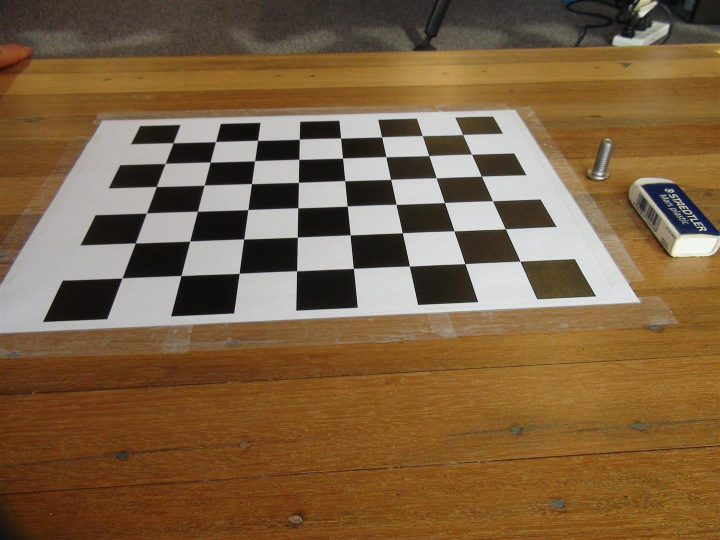
#> input picture data/calibration/cheesboard01.JPG, 1440 x 1080 px (shown at 1/2 size); its folder holds 4 pictures in this run
$ python calibration.py
#> lines starting #> are read from the running program, lines starting #| are printed output that depends on the picture
#!/usr/bin/env python

__author__ = "Caio Stringari"
__copyright__ = "?"
__credits__ = []
__license__ = "GPL"
__version__ = "1.0.1"
__maintainer__ = "Caio Stringari"
__email__ = "caio.eadistringari@uon.edu.au"
__status__ = "production"

import numpy as np
import cv2

def calibrate(frames,pattern=(7,9),method="cheesboard",return_error=False):
    '''Find camera intrinsic parameters.


    Parameters
    ----------
    frames : list, tuple
        list of frames to use in the calibration
    pattern : list, tuple, np.ndarray
        pattern for the search. Default is 7x9
    method : str
        Which method to use. Default is cheesboard.

    Returns
    -------
    K : np.ndarray
        3x3 camera matrix
    dist : np.ndarray
        1x5 distortion vector
    error : optional, np.ndarray
        1xNframes error vector

    Notes
    -----
    This function is based on OpenCV calibration
    https://opencv-python-tutroals.readthedocs.io/en/latest/py_tutorials/py_calib3d/py_calibration/py_calibration.html#calibration
    The algorithm is based on [Zhang2000] and [BouguetMCT]
    Zhang. A Flexible New Technique for Camera Calibration. IEEE Transactions on Pattern Analysis and Machine Intelligence, 22(11):1330-1334, 2000.
    Y.Bouguet. MATLAB calibration tool. http://www.vision.caltech.edu/bouguetj/calib_doc/

    Examples
    --------

    '''
#> called with method = 'cheesboard', return_error = False
    # Only cheesboard method is implemented at the moment
    if method != "cheesboard":
        raise NotImplementedError

    # prepare object points, like (0,0,0), (1,0,0), (2,0,0) ....,(6,5,0)
    objp = np.zeros((pattern[0]*pattern[1],3), np.float32)
    objp[:,:2] = np.mgrid[0:pattern[1],0:pattern[0]].T.reshape(-1,2)

    # arrays to store object points and image points from all the images.
    objpoints = [] # 3d point in real world space
    imgpoints = [] # 2d points in image plane.

    # termination criteria
    criteria = (cv2.TERM_CRITERIA_EPS + cv2.TERM_CRITERIA_MAX_ITER, 300, 0.0001)

    # loop over the images trying to identify the chessboard
    for k,frame in enumerate(frames):
        # read the image as 8 bit
        img = cv2.imread(frame)
#> img is the input picture: shape (1080, 1440, 3); mean B, G, R 66.6, 97.6, 124.8
        gray = cv2.cvtColor(img,cv2.COLOR_BGR2GRAY)
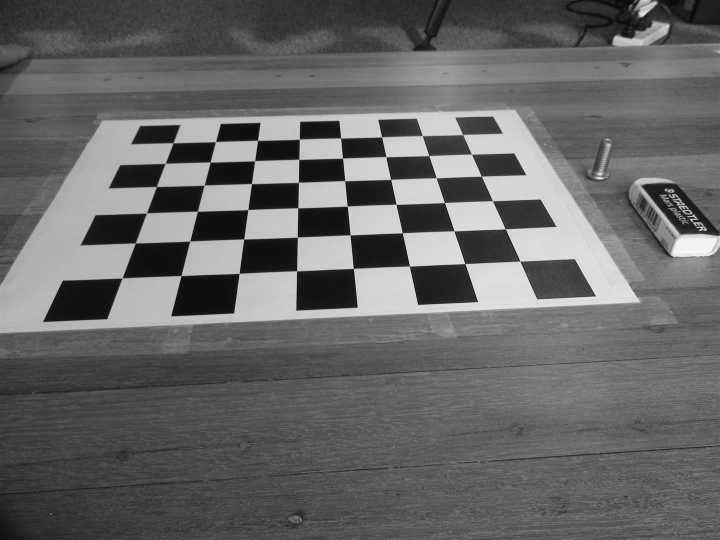
#> gray: shape (1080, 1440) (shown at 1/2 size); min 0, max 254, mean 102.2
        # find the chess board corners
        ret, corners = cv2.findChessboardCorners(gray, (pattern[0],pattern[1]),None)
#> ret = True; corners = 48 rows, first 8: [925.6, 269.6], [943.4, 308.7], [963.3, 352.8], [985.4, 402], [1011.2, 458.4], [1040.4, 522.7], [845, 271.7], [858.1, 311.5]
        # if found, add object points, image points (after refining them)
        if ret == True:
            print (frame," pattern found")
            # refine corners
            corners2 = cv2.cornerSubPix(gray,corners,(11,11),(-1,-1),criteria)
#> corners2 = 48 rows, first 8: [925.7, 269.6], [943.5, 308.7], [963.2, 352.8], [985.5, 402.1], [1011.2, 458.3], [1040.4, 522.6], [845, 271.8], [858.1, 311.6]
            # append
            objpoints.append(objp)
            imgpoints.append(corners2)
            # store the last processed images
            I = gray
            if k >= 10: break
#> pass 2 of the loop in calibrate, `for k,frame in enumerate(frames):`:
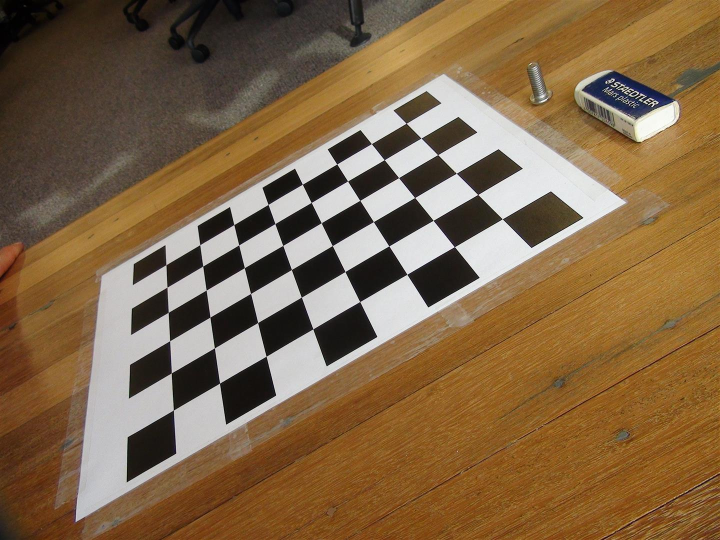
#> input picture data/calibration/cheesboard02.JPG, 1440 x 1080 px (shown at 1/2 size)
#> in calibrate, img is the input picture: shape (1080, 1440, 3); mean B, G, R 71.5, 102.7, 129.3
#> in calibrate, `gray = cv2.cvtColor(img,cv2.COLOR_BGR2GRAY)`:
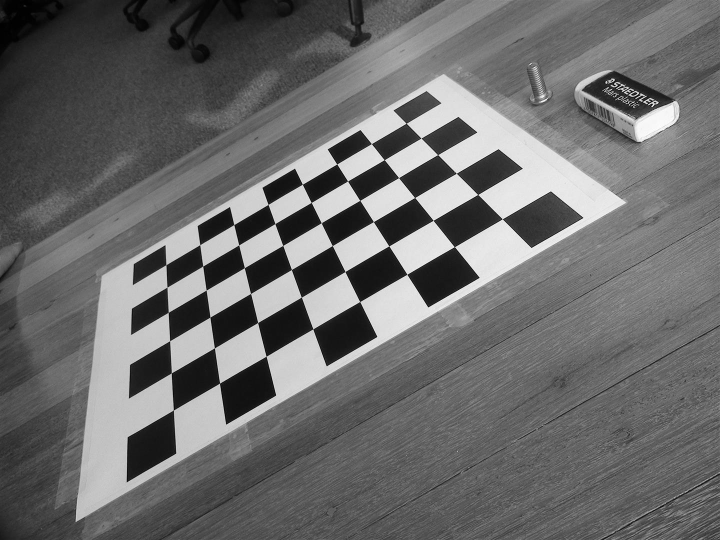
#> gray: shape (1080, 1440) (shown at 1/2 size); min 0, max 255, mean 107.1
#> corners = 48 rows, first 8: [812.6, 246.7], [842.5, 276.5], [875.7, 309.7], [913.2, 346.9], [956.1, 389.5], [1005, 438.2], [743.3, 287.7], [768.8, 320]
#> corners2 = 48 rows, first 8: [812.7, 246.9], [842.5, 276.6], [875.7, 309.7], [913, 346.8], [956, 389.5], [1005.1, 438.3], [743.3, 287.7], [768.9, 319.9]
#> pass 3 of the loop in calibrate, `for k,frame in enumerate(frames):`:
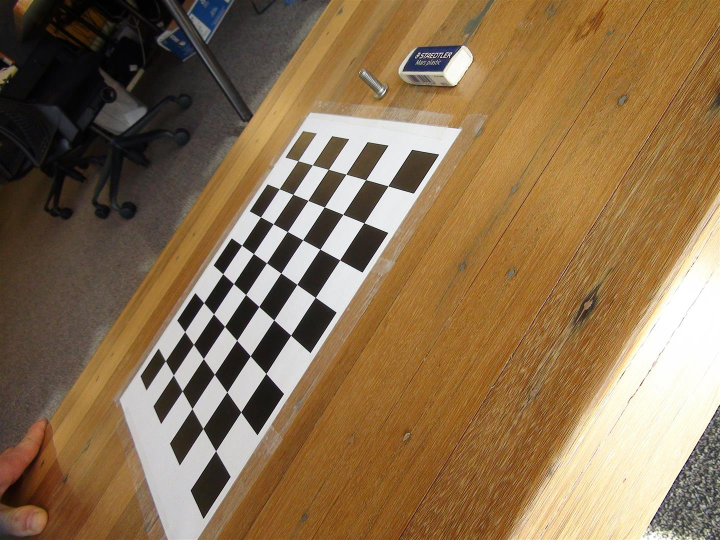
#> input picture data/calibration/cheesboard03.JPG, 1440 x 1080 px (shown at 1/2 size)
#> in calibrate, img is the input picture: shape (1080, 1440, 3); mean B, G, R 79.9, 112.3, 138.6
#> in calibrate, `gray = cv2.cvtColor(img,cv2.COLOR_BGR2GRAY)`:
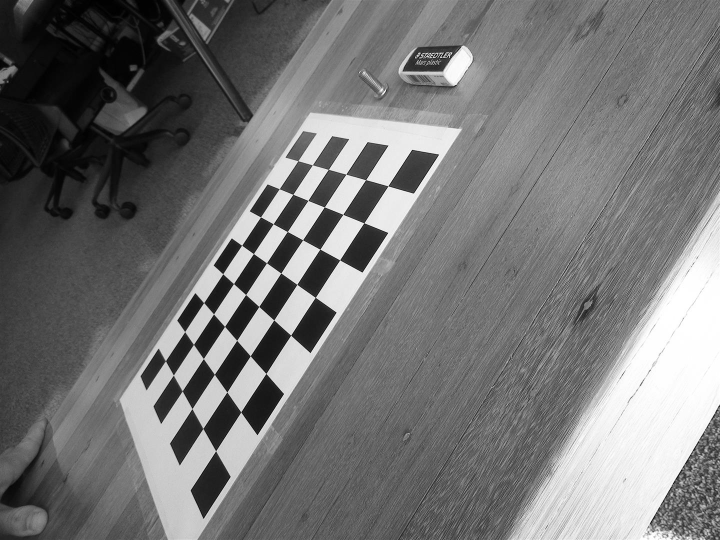
#> gray: shape (1080, 1440) (shown at 1/2 size); min 0, max 255, mean 116.5
#> corners = 48 rows, first 8: [596.4, 321.9], [625.4, 330.2], [657.1, 339.3], [692.2, 348.8], [731.7, 359.8], [776.3, 372.4], [559.1, 378.2], [586.3, 389.1]
#> corners2 = 48 rows, first 8: [596.4, 322.1], [625.2, 330.2], [657.2, 339.3], [692.3, 348.8], [731.7, 359.8], [776.3, 372.3], [559, 378], [586.3, 389.2]
#> the loop made 4 passes; the first 3 are shown

    # calculate the calibration
    h,  w = I.shape[:2]
#> h = 1080; w = 1440
    ret, K, dist, rvecs, tvecs = cv2.calibrateCamera(objpoints, imgpoints, gray.shape[::-1],None,None)

    # calculate the error
    error = []
    for i in range(len(objpoints)):
        imgpoints2, _ = cv2.projectPoints(objpoints[i], rvecs[i], tvecs[i], mtx, dist)
        error.append(cv2.norm(imgpoints[i],imgpoints2, cv2.NORM_L2)/len(imgpoints2))
    error = np.array(error)

    if return_error:
        return K,dist, error
    else:
        return K,dist


if __name__ == '__main__':

    from glob import glob
    frames = sorted(glob("../../data/calibration/*.JPG"))

#> (the run stopped early here; a loop or call above may not have finished)
